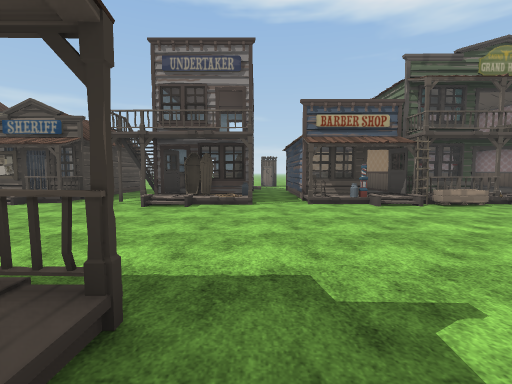
View 1 (above)

24 first-person views from a walk through a scene from a Unity 3-D project. The camera is 1.5 m above the floor, tilts 4° down and sees 85° across. The floor is counted in squares, 2 m on a side. Each view is taken from the middle of a square. On the plan, view 1 faces up. The plan holds only what a view shows up to about 10 squares ahead; the rest is blank. The place goes on beyond the plan. Flat ground stands in for the terrain. The player is left out. Some animated figures are left out. Door leaves are left out, so doorways stand open. Some surface patterns are stand-ins.

View 2
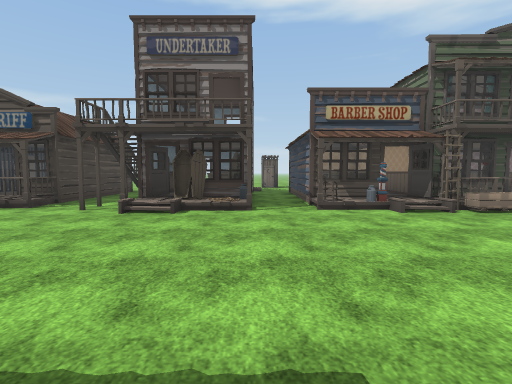

View 3
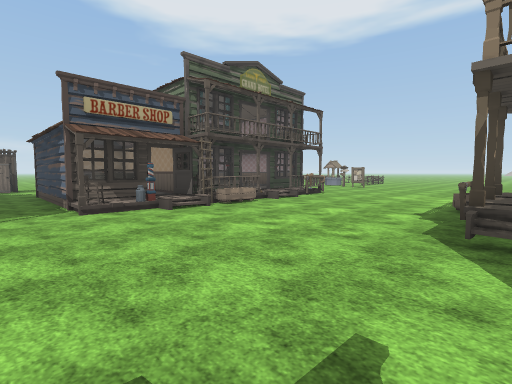

View 4
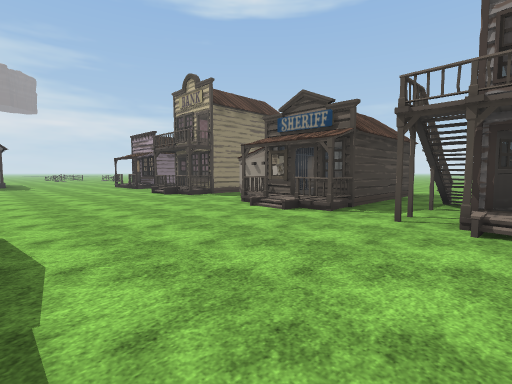

View 5
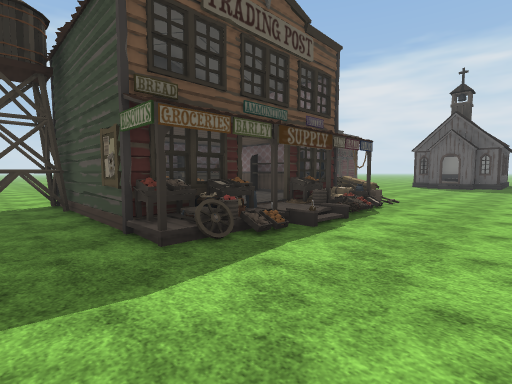

View 6
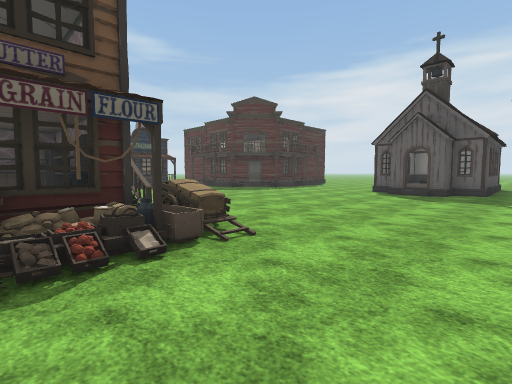

View 7
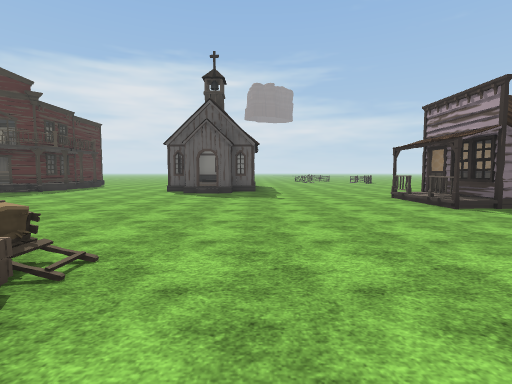

View 8
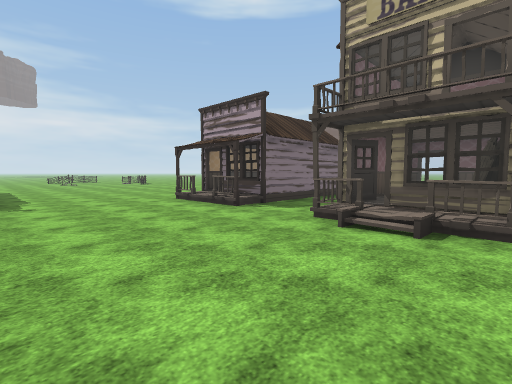

View 9
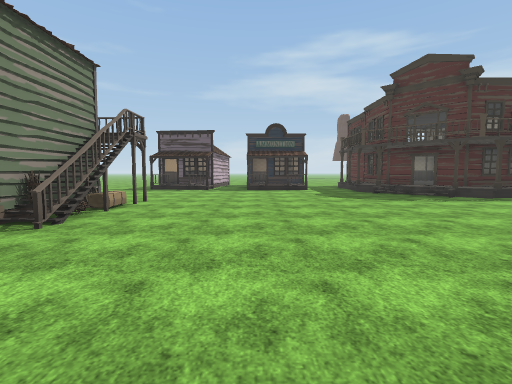

View 10
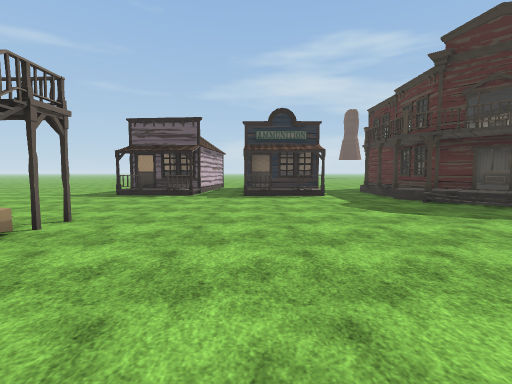

View 11
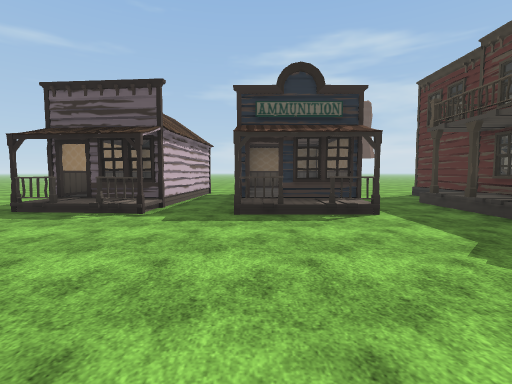

View 12
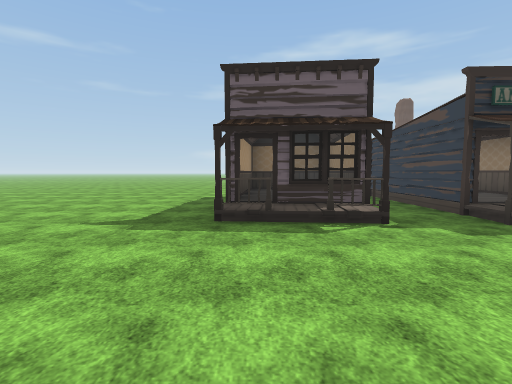

View 13
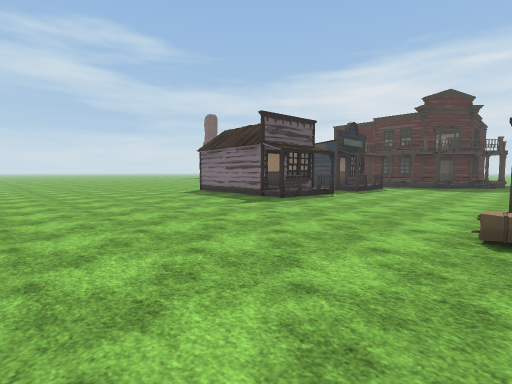

View 14
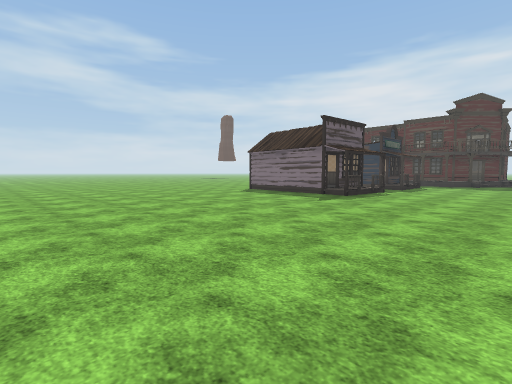

View 15
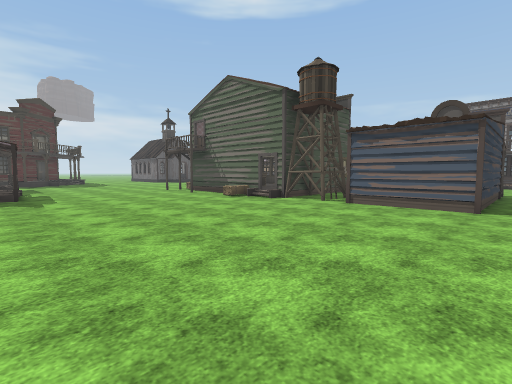

View 16
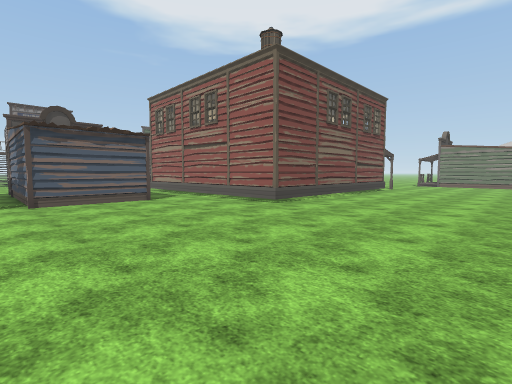

View 17
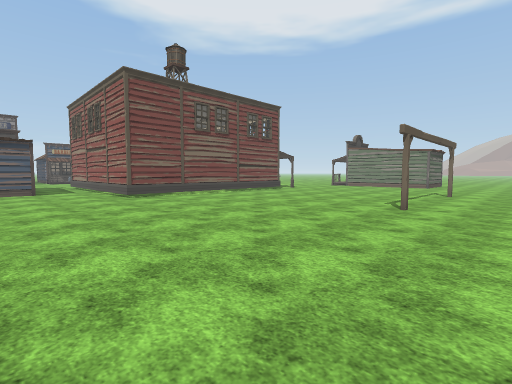

View 18
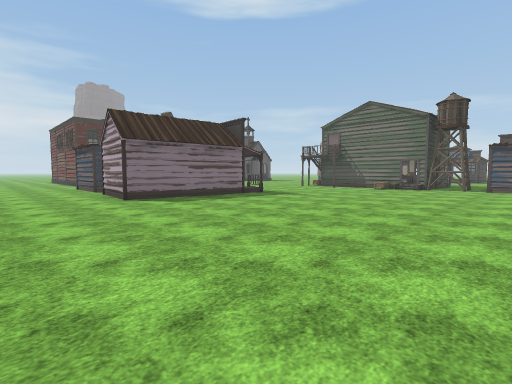

View 19
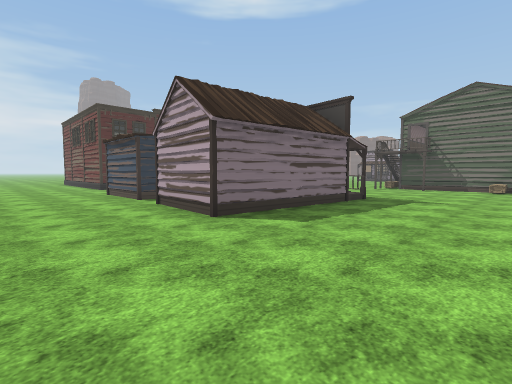

View 20
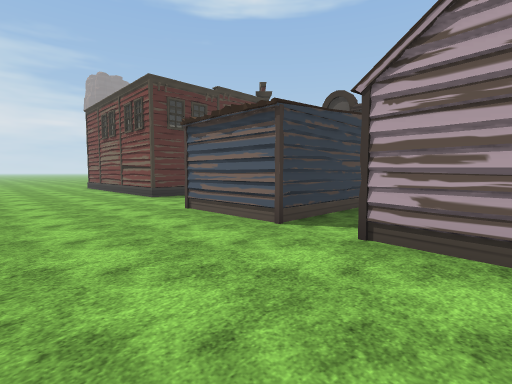

View 21
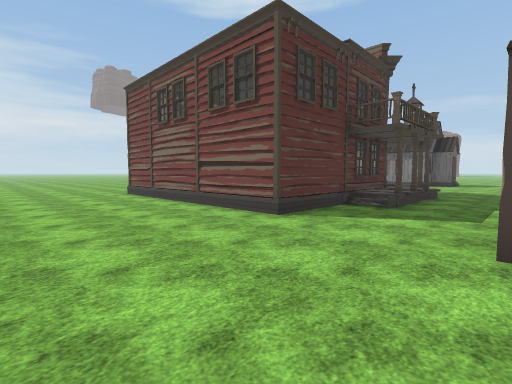

View 22
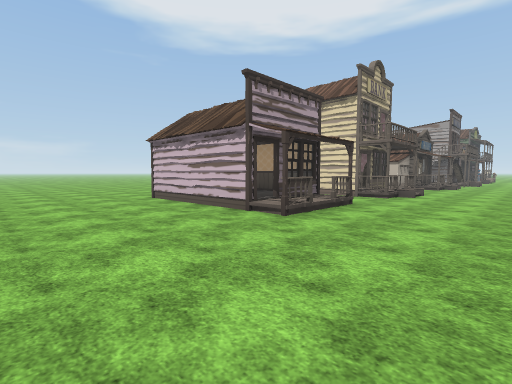

View 23
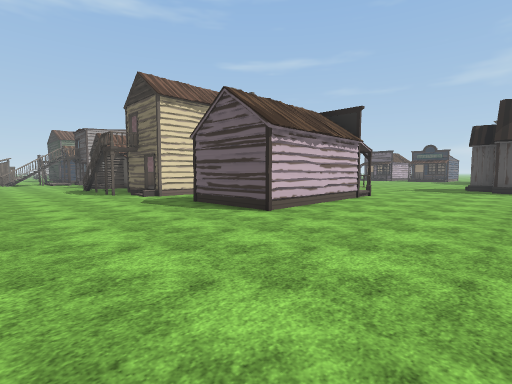

View 24
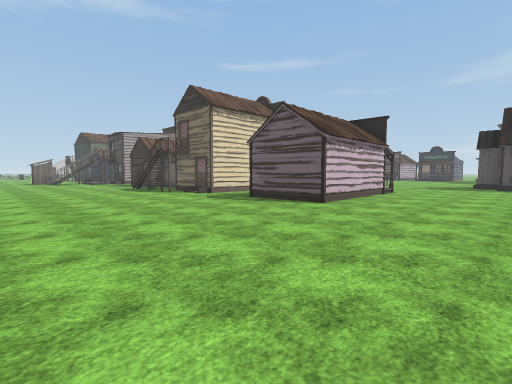

### Floor plan
Points are (right, up) in squares from view 1. A wall is a line through its corners. A room is listed if a view was taken in it or the views show most of it. See-through windows are left out.
Room 1 (view 1)
walls: (-0.7, -2.6) (-0.7, -3.6); (-0.7, 0.5) (-0.7, -0.6); (-5.3, -0.5) (-5.3, -3.6); (1.3, -3.6) (1.3, -2)
ways out: opening at (-3.5, -1) to room 2; opening at (0, -3) to room 2; opening at (0, 0) to room 2; open door at (-1, 0) to room 2
objects: tower (-4, -3)
Room 2 (views 2, 3, 4, 5, 6, 7, 8, 9, 10, 11, 12, 13, 14, 15, 16, 17, 18, 19, 20, 21, 22, 23, 24)
walls: (-7.3, 0.5) (-5.3, 0.5) (-5.3, -0.5); (-9.5, 0.5) (-8.4, 0.5); (-11.2, -1.8) (-10.7, -1.8); (-11.3, -1.7) (-11.2, -0.6); (-11.2, -2.5) (-11.2, -0.6); (-10.4, -3.5) (-9.5, -3.5); (-10.3, -3.6) (-10.3, -1.3); (-6.5, 6.8) (-7.4, 6.8); (-7.2, 7.4) (-7.2, 6.8); (-4.8, 7.7) (-7.4, 7.7); (-7.6, 8.1) (-8.8, 8.1); (-0.7, -3.6) (-2.6, -3.6); (-12.6, 7.8) (-12.6, 12); (-3.4, 10.1) (-3.4, 8.4); (-2.6, 10) (-2.6, 9.5); (1.3, 7.4) (1.3, 9.6); (-12.6, 10.1) (-12.6, 9.5); (3.8, 1.1) (3.8, 1.4) (3.4, 1.4); (-4.8, 11.6) (-4.8, 6.8) (-5.6, 6.8); (1.3, -6.6) (1.3, -4.5); (-9.5, -10.1) (-9.8, -14.2) (-12.4, -14) (-12, -10) (-10.2, -10.1); (-11, 11.9) (-11.5, 11.9); (-11.8, 12.1) (-10.9, 12.1); (-19.3, 1) (-19.3, 0.4); (-17.3, 7.8) (-17.3, 12) (-14.8, 12); (-19.3, 2.1) (-19.3, 1.5); (-13.6, -9.8) (-13.6, -13.8) (-16.2, -13.9); (-19.8, 2.9) (-19.8, 2.1) (-19.1, 2.1) (-19.1, 1.2); (3.8, 8.4) (3.8, 11.2); (-14.8, 11.8) (-14.7, 8) (-16.5, 8); (-15.2, -9.7) (-14.5, -9.7); (5.7, 6.6) (4.4, 6.6); (-16.3, -9.9) (-14.4, -9.9); (5.9, 7.5) (5.4, 7.5); (5.5, -6.5) (4.3, -6.5); (-21.5, 2.9) (-20, 2.9) (-20, 2); (-20, -7.4) (-19.3, -8.2) (-19.3, -13.2) (-21.5, -13.3); (-21.1, -6.4) (-20.4, -7.1); (7.8, 7.5) (7, 7.5); (-13.6, -13.8) (-16.2, -13.6); (-19.7, -10.9) (-19.7, -11.4); (-19.5, -11.3) (-19.5, -12.3); (-19.3, -13.4) (-21.5, -13.1)
low walls: (-15.8, 7.7) (-16.5, 7.7)
ways out: opening at (-3.5, -1) to room 1; opening at (0, -3) to room 1; opening at (0, 0) to room 1; open door at (-1, 0) to room 1; open door at (-9.5, -4) to room 3; open door at (-7.5, 0) to room 3; open door at (-6, 8) to room 5; open door at (-19, 1); open door at (-17, 8); open door at (-14, -10); open door at (-11.5, 12); open door at (-10, -10); open door at (-10, 8); open door at (-6, -4); open door at (4.5, 11); open door at (6.5, 7.5)
objects: other object (-17, 7); other object (-16, -9); other object (-15, 7); other object (-14, -9); other object (-12, -9) to (-10, -9); other object (-12, 7) to (-10, 7); other object (-12, 8); hay bale (-11, -3); cart (-11, 0) to (-11, 1); coffin (-11, 8); other object (-10, -3); other object (-10, 0); other object (-10, 1); container (-10, 2); other object (-9, -9); table (-9, 1); basket (-8, 1); hay bale (-7, -4); other object (-7, 2); basket (-6, 1); other object (-6, 2); other object (-5, 0); table (-5, 1); other object (-2, 7) to (-1, 7); other object (-2, 8); other object (-2, 9); other object (-1, 1); coffin (-1, 8) to (0, 8); other object (-1, 9); other object (0, 7); other object (0, 15) to (1, 15); chair (1, 6); other object (1, 7); other object (2, 7); other object (2, 8); other object (3, 6); other object (3, 7); other object (3, 8) to (3, 9); ladder (4, 6); other object (4, 8); other object (5, 2) to (6, 2); other object (5, 6); other object (5, 8); other object (7, 2); other object (8, 6)
Room 3 (no view inside)
walls: (-9.5, -3.5) (-7.8, -3.5); (-10.3, -1.6) (-10.3, -2.4); (-11, -2.1) (-10.2, -2); (-11.1, -0.6) (-11.2, -1.5)
ways out: open door at (-9.5, -4) to room 2; open door at (-7.5, 0) to room 2
objects: shelf (-10, -1); shelf (-9, -3); other object (-9, -2); other object (-8, -3); other object (-8, -2)
Room 4 (no view inside)
walls: (-16.1, -10.5) (-16.1, -13.8) (-13.6, -13.8)
Room 5 (no view inside)
walls: (-7.2, 9.5) (-7.7, 9.5)
ways out: open door at (-6, 8) to room 2; open door at (-7, 9.5)
objects: other object (-7, 8)

Positions as (right, up) in squares from view 1, and headings:
1: (0, 0), facing up
2: (0, 1), facing up
3: (0, 1), facing up-right
4: (-2, 2), facing up-left
5: (-4, 4), facing down-left
6: (-9, 4), facing down-left
7: (-9, 3), facing left
8: (-10, 3), facing up-left
9: (-14, 3), facing down
10: (-14, 0), facing down
11: (-14, -4), facing down
12: (-10, -5), facing down
13: (-3, -4), facing down-left
14: (-1, -5), facing down-left
15: (0, -10), facing up-left
16: (-4, -11), facing up-right
17: (-2, -15), facing up-right
18: (-2, -17), facing up-left
19: (-6, -17), facing up-left
20: (-11, -17), facing up-left
21: (-16, -17), facing up-left
22: (-21, 4), facing up-right
23: (-21, 16), facing down-right
24: (-21, 18), facing down-right
